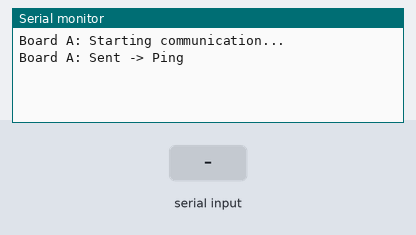
Simulated run of this sketch. Board: Arduino Uno, built with avr-gcc and run on an emulated ATmega328P. On the bench: the last lines printed to the serial monitor. The inputs (shaded band) are chosen by the test bench.

Above: at 2.2 s.
2.3 s: "1\n" received over the second serial link
At 2.8 s:
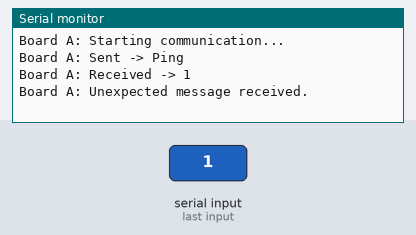
3.8 s: "0\n" received over the second serial link
At 5.0 s:
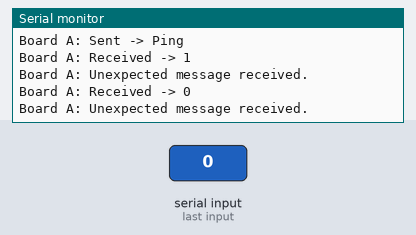
5.3 s: "2\n" received over the second serial link
At 6.2 s:
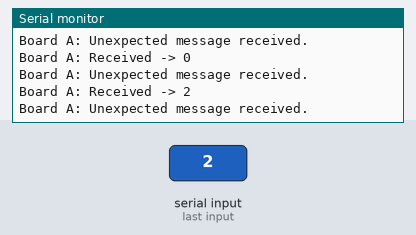

Measured:
- after the input at 2.3 s, the serial monitor: prints a new line at once (image 1)
- after the input at 3.8 s, the serial monitor: prints a new line at once (image 2)
- after the input at 5.3 s, the serial monitor: prints a new line at once (image 3)

The sketch:

Task1_BoardA.ino
```cpp
#include <SoftwareSerial.h>


const int RX_PIN = 10;
const int TX_PIN = 11;


SoftwareSerial mySerial(RX_PIN, TX_PIN); // RX, TX


const String MESSAGE_A = "Ping";
const String EXPECTED_B = "Pong";

void setup() {

  Serial.begin(9600);
  while (!Serial) {
  }
  Serial.println("Board A: Starting communication...");


  mySerial.begin(9600);
  delay(1000);

  sendMessageA();
}

void loop() {

  if (mySerial.available()) {
    String incoming = mySerial.readStringUntil('\n');
    incoming.trim(); // Remove any trailing newline or carriage return
    Serial.print("Board A: Received -> ");
    Serial.println(incoming);

    if (incoming.equals(EXPECTED_B)) {

      delay(1000); // 1-second delay before responding
      sendMessageA();
    } else {
      Serial.println("Board A: Unexpected message received.");
    }
  }
}


void sendMessageA() {
  mySerial.println(MESSAGE_A);
  Serial.print("Board A: Sent -> ");
  Serial.println(MESSAGE_A);
}
```
